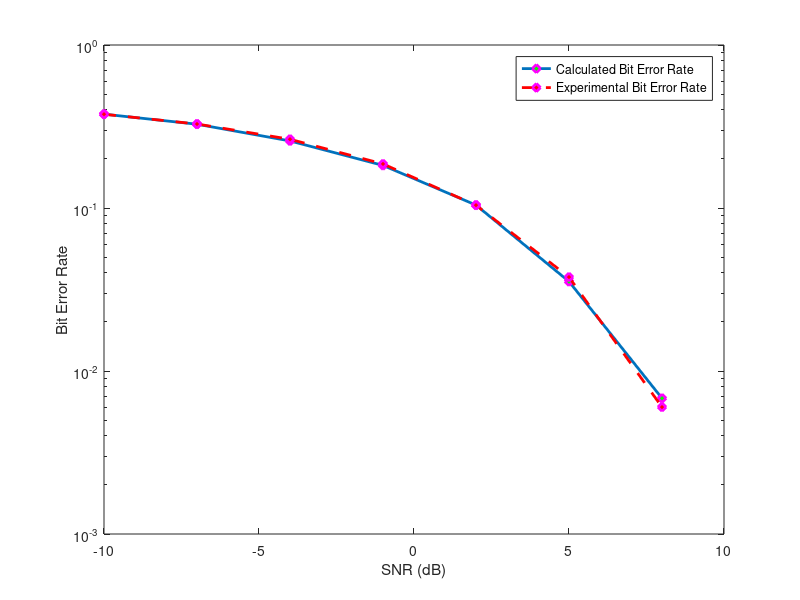
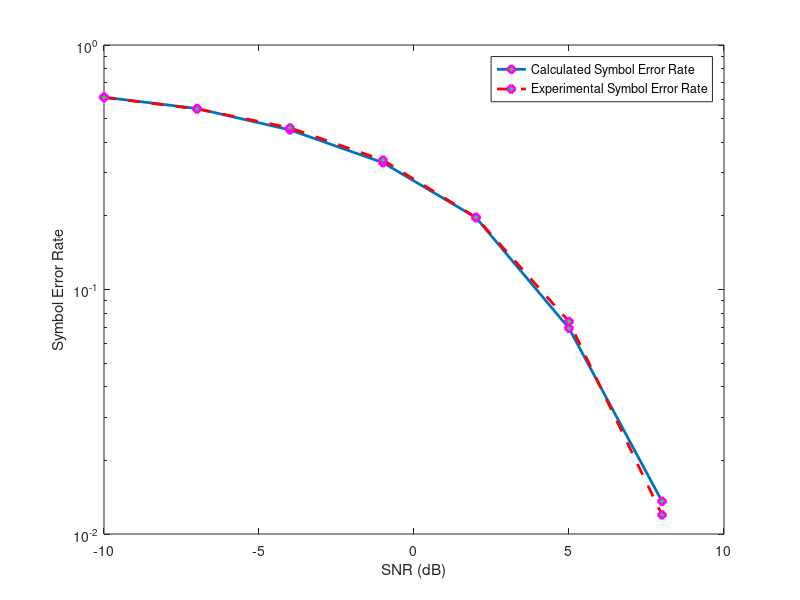

MATLAB code to generate these figures, in order:
% Experiment by Ravi Patel
N=10000 ; % no bits to be generated

Eb=1 ;
Es=2;
SNR_db=-10:3:8 ;
SINR_lin=power(10,(SNR_db/10));
sigma=(1./(SINR_lin));
sym= randn(1,N);
xt=sym>0 ;


newSeq=[];
for i = 1:N
    if(xt(i)==0)
        newSeq=[newSeq,-Eb];
    else
        newSeq=[newSeq,Eb];
    end

end
Qps_seq = reshape(newSeq,2,N/2) ; % changing into Qpsk symbol
origSig=reshape(xt,2,N/2);


for j = 1: length(SNR_db)
    modSeq=[];
    nt=sqrt(sigma(j)).*randn(1,N);
    
    % generation of modulated one
    modSeq=newSeq+nt;
   
    
    recSeq=modSeq>=0;
    recQPSK=reshape(recSeq,2,N/2);

    %% calulating bit error Expected and Calulating one
    myERR_bit=recSeq~=xt;
    caluERR_bit(j)=sum(myERR_bit)/N ;  % bit error
    expERR_bit(j)= qfunc(sqrt(1/sigma(j)));

    %% calulating Symbol error Expected and Calulating on
     
    count=0;
    for a = 1:N/2
        
        if(recQPSK(1,a)~=origSig(1,a) || recQPSK(2,a)~=origSig(2,a))
            count=count+1;
        end
    end
    
    caluERR_sym(j)=count/(N/2);
    expERR_sym(j)=2*expERR_bit(j)-expERR_bit(j)^2 ;
    

end

% Figure 1
figure(1)
semilogy(SNR_db, caluERR_bit, 'Marker', 'd', 'MarkerFaceColor', 'g', 'MarkerEdgeColor', 'm', 'LineWidth', 2);
hold on;
semilogy(SNR_db, expERR_bit, '--rs', 'Marker', 'd', 'MarkerFaceColor', 'r', 'MarkerEdgeColor', 'm', 'LineWidth', 2);
xlabel('SNR (dB)');
ylabel('Bit Error Rate');
legend('Calculated Bit Error Rate', 'Experimental Bit Error Rate');

% Figure 2
figure(2)
semilogy(SNR_db, caluERR_sym, 'Marker', 'd', 'MarkerFaceColor', 'g', 'MarkerEdgeColor', 'm', 'LineWidth', 2);
hold on;
semilogy(SNR_db, expERR_sym, '--rs', 'Marker', 'd', 'MarkerFaceColor', 'g', 'MarkerEdgeColor', 'm', 'LineWidth', 2);
xlabel('SNR (dB)');
ylabel('Symbol Error Rate');
legend('Calculated Symbol Error Rate', 'Experimental Symbol Error Rate');

